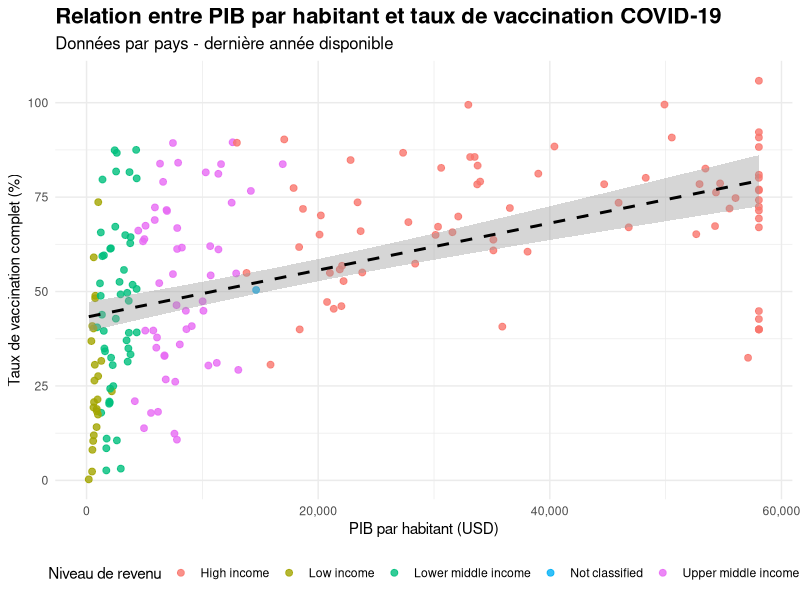
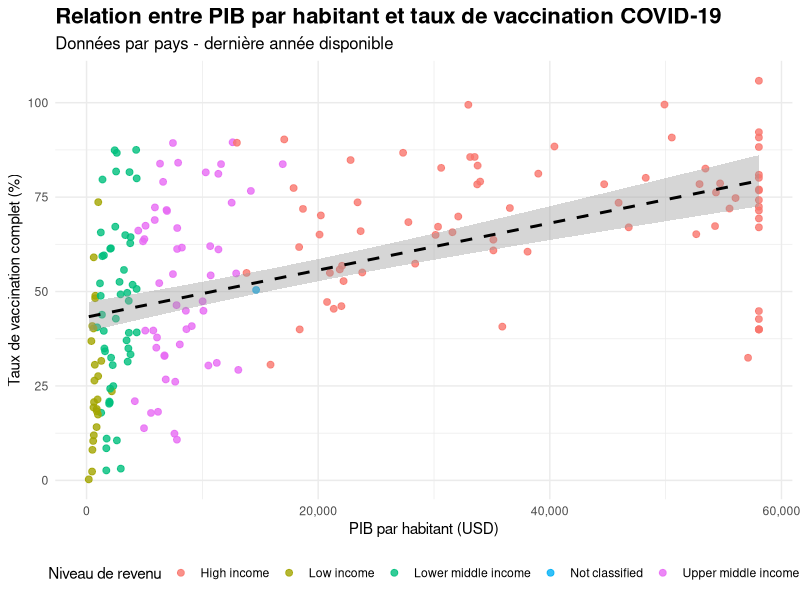

Generate these figures, in order, with R:
# Data Analysis Script on the merged dataset
# -----------------------------------------------------------
# Analyse de la relation entre PIB par habitant et taux de vaccination COVID-19
# -----------------------------------------------------------

packages <- c("dplyr", "ggplot2", "readr", "scales")
installed <- packages %in% installed.packages()
if(any(!installed)) install.packages(packages[!installed])

# 1. Chargement des bibliothèques nécessaires
library(dplyr)
library(ggplot2)
library(readr)
library(scales)

# 2. Importation du jeu de données
data <- read_csv("merged_data.csv", show_col_types = FALSE)

# 3. Préparation des données
data_latest <- data %>%
  group_by(isocode) %>%
  filter(date == max(date)) %>%
  ungroup()

# 4. Sélection des variables d'intérêt et nettoyage
data_viz <- data_latest %>%
  select(isocode, income, gdp_per_capita_usd, peoplefullyvaccinatedperhundred) %>%
  filter(!is.na(gdp_per_capita_usd), 
         !is.na(peoplefullyvaccinatedperhundred),
         gdp_per_capita_usd > 0,
         peoplefullyvaccinatedperhundred > 0)

# 5. Analyse statistique de la relation
cor_test <- cor.test(data_viz$gdp_per_capita_usd, data_viz$peoplefullyvaccinatedperhundred)
print(cor_test)

modele <- lm(peoplefullyvaccinatedperhundred ~ gdp_per_capita_usd, data = data_viz)
print(summary(modele))

# 6. Création de la visualisation graphique
p <- ggplot(data_viz, aes(x = gdp_per_capita_usd, y = peoplefullyvaccinatedperhundred, color = income)) +
  geom_point(size = 2, alpha = 0.8) +
  geom_smooth(method = "lm", se = TRUE, color = "black", linetype = "dashed") +
  scale_x_continuous(labels = comma) +
  labs(
    title = "Relation entre PIB par habitant et taux de vaccination COVID-19",
    subtitle = "Données par pays - dernière année disponible",
    x = "PIB par habitant (USD)",
    y = "Taux de vaccination complet (%)",
    color = "Niveau de revenu"
  ) +
  theme_minimal() +
  theme(
    plot.title = element_text(face = "bold", size = 16),
    plot.subtitle = element_text(size = 12),
    legend.position = "bottom"
  )

# Afficher le graphique dans la session R (si possible)
print(p)

# 7. Sauvegarde du graphique en PNG pour visualisation dans VS Code
ggsave("relation_pib_vaccination.png", plot = p, width = 9, height = 6)

cat("Graphique sauvegardé dans 'relation_pib_vaccination.png'\n")

# -----------------------------------------------------------
# Fin du script
# -----------------------------------------------------------
